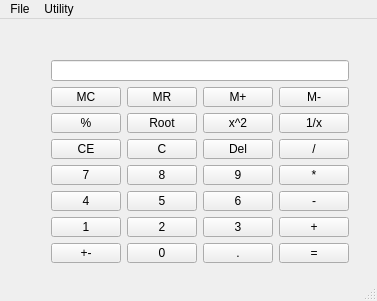
<?xml version="1.0" encoding="UTF-8"?>
<ui version="4.0">
 <class>MainWindow</class>
 <widget class="QMainWindow" name="MainWindow">
  <property name="geometry">
   <rect>
    <x>0</x>
    <y>0</y>
    <width>377</width>
    <height>301</height>
   </rect>
  </property>
  <property name="windowTitle">
   <string>MainWindow</string>
  </property>
  <widget class="QWidget" name="centralWidget">
   <widget class="QWidget" name="layoutWidget">
    <property name="geometry">
     <rect>
      <x>40</x>
      <y>30</y>
      <width>320</width>
      <height>225</height>
     </rect>
    </property>
    <layout class="QGridLayout" name="gridLayout">
     <item row="0" column="0" colspan="4">
      <widget class="QLineEdit" name="lineEdit">
       <property name="alignment">
        <set>Qt::AlignRight|Qt::AlignTrailing|Qt::AlignVCenter</set>
       </property>
       <property name="readOnly">
        <bool>true</bool>
       </property>
      </widget>
     </item>
     <item row="1" column="0">
      <widget class="QPushButton" name="pushButtonMC">
       <property name="text">
        <string>MC</string>
       </property>
      </widget>
     </item>
     <item row="1" column="1">
      <widget class="QPushButton" name="pushButtonMR">
       <property name="text">
        <string>MR</string>
       </property>
      </widget>
     </item>
     <item row="1" column="2">
      <widget class="QPushButton" name="pushButtonMPlus">
       <property name="text">
        <string>M+</string>
       </property>
      </widget>
     </item>
     <item row="1" column="3">
      <widget class="QPushButton" name="pushButtonMMinus">
       <property name="text">
        <string>M-</string>
       </property>
      </widget>
     </item>
     <item row="2" column="0">
      <widget class="QPushButton" name="pushButtonPercent">
       <property name="text">
        <string>%</string>
       </property>
      </widget>
     </item>
     <item row="2" column="1">
      <widget class="QPushButton" name="pushButtonRoot">
       <property name="text">
        <string>Root</string>
       </property>
      </widget>
     </item>
     <item row="2" column="2">
      <widget class="QPushButton" name="pushButtonSquare">
       <property name="text">
        <string>x^2</string>
       </property>
      </widget>
     </item>
     <item row="2" column="3">
      <widget class="QPushButton" name="pushButtonOneDelOnX">
       <property name="text">
        <string>1/x</string>
       </property>
      </widget>
     </item>
     <item row="3" column="0">
      <widget class="QPushButton" name="pushButtonCE">
       <property name="text">
        <string>CE</string>
       </property>
      </widget>
     </item>
     <item row="3" column="1">
      <widget class="QPushButton" name="pushButtonC">
       <property name="text">
        <string>C</string>
       </property>
      </widget>
     </item>
     <item row="3" column="2">
      <widget class="QPushButton" name="pushButtonDel">
       <property name="text">
        <string>Del</string>
       </property>
      </widget>
     </item>
     <item row="3" column="3">
      <widget class="QPushButton" name="pushButtonDevide">
       <property name="text">
        <string>/</string>
       </property>
      </widget>
     </item>
     <item row="4" column="0">
      <widget class="QPushButton" name="pushButton_8">
       <property name="text">
        <string>7</string>
       </property>
       <attribute name="buttonGroup">
        <string notr="true">buttonGroup</string>
       </attribute>
      </widget>
     </item>
     <item row="4" column="1">
      <widget class="QPushButton" name="pushButton_9">
       <property name="text">
        <string>8</string>
       </property>
       <attribute name="buttonGroup">
        <string notr="true">buttonGroup</string>
       </attribute>
      </widget>
     </item>
     <item row="4" column="2">
      <widget class="QPushButton" name="pushButton_10">
       <property name="text">
        <string>9</string>
       </property>
       <attribute name="buttonGroup">
        <string notr="true">buttonGroup</string>
       </attribute>
      </widget>
     </item>
     <item row="4" column="3">
      <widget class="QPushButton" name="pushButtonMultiply">
       <property name="text">
        <string>*</string>
       </property>
      </widget>
     </item>
     <item row="5" column="0">
      <widget class="QPushButton" name="pushButton_5">
       <property name="text">
        <string>4</string>
       </property>
       <attribute name="buttonGroup">
        <string notr="true">buttonGroup</string>
       </attribute>
      </widget>
     </item>
     <item row="5" column="1">
      <widget class="QPushButton" name="pushButton_6">
       <property name="text">
        <string>5</string>
       </property>
       <attribute name="buttonGroup">
        <string notr="true">buttonGroup</string>
       </attribute>
      </widget>
     </item>
     <item row="5" column="2">
      <widget class="QPushButton" name="pushButton_7">
       <property name="text">
        <string>6</string>
       </property>
       <attribute name="buttonGroup">
        <string notr="true">buttonGroup</string>
       </attribute>
      </widget>
     </item>
     <item row="5" column="3">
      <widget class="QPushButton" name="pushButtonMinus">
       <property name="text">
        <string>-</string>
       </property>
      </widget>
     </item>
     <item row="6" column="0">
      <widget class="QPushButton" name="pushButton_2">
       <property name="text">
        <string>1</string>
       </property>
       <attribute name="buttonGroup">
        <string notr="true">buttonGroup</string>
       </attribute>
      </widget>
     </item>
     <item row="6" column="1">
      <widget class="QPushButton" name="pushButton_3">
       <property name="text">
        <string>2</string>
       </property>
       <attribute name="buttonGroup">
        <string notr="true">buttonGroup</string>
       </attribute>
      </widget>
     </item>
     <item row="6" column="2">
      <widget class="QPushButton" name="pushButton_4">
       <property name="text">
        <string>3</string>
       </property>
       <attribute name="buttonGroup">
        <string notr="true">buttonGroup</string>
       </attribute>
      </widget>
     </item>
     <item row="6" column="3">
      <widget class="QPushButton" name="pushButtonPlus">
       <property name="text">
        <string>+</string>
       </property>
      </widget>
     </item>
     <item row="7" column="0">
      <widget class="QPushButton" name="pushButtonPlusMinus">
       <property name="text">
        <string>+-</string>
       </property>
      </widget>
     </item>
     <item row="7" column="1">
      <widget class="QPushButton" name="pushButton_11">
       <property name="text">
        <string>0</string>
       </property>
       <attribute name="buttonGroup">
        <string notr="true">buttonGroup</string>
       </attribute>
      </widget>
     </item>
     <item row="7" column="2">
      <widget class="QPushButton" name="pushButton_12">
       <property name="text">
        <string>.</string>
       </property>
       <attribute name="buttonGroup">
        <string notr="true">buttonGroup</string>
       </attribute>
      </widget>
     </item>
     <item row="7" column="3">
      <widget class="QPushButton" name="pushButtonResult">
       <property name="text">
        <string>=</string>
       </property>
      </widget>
     </item>
    </layout>
   </widget>
  </widget>
  <widget class="QMenuBar" name="menuBar">
   <property name="geometry">
    <rect>
     <x>0</x>
     <y>0</y>
     <width>377</width>
     <height>21</height>
    </rect>
   </property>
   <widget class="QMenu" name="menuFile">
    <property name="title">
     <string>File</string>
    </property>
    <addaction name="actionProperties"/>
    <addaction name="actionExit"/>
    <addaction name="actionCurrency_Converter"/>
   </widget>
   <widget class="QMenu" name="menuUtility">
    <property name="title">
     <string>Utility</string>
    </property>
    <addaction name="actionLogging"/>
   </widget>
   <addaction name="menuFile"/>
   <addaction name="menuUtility"/>
  </widget>
  <widget class="QStatusBar" name="statusBar"/>
  <action name="actionProperties">
   <property name="text">
    <string>Properties</string>
   </property>
  </action>
  <action name="actionExit">
   <property name="text">
    <string>Exit</string>
   </property>
   <property name="shortcut">
    <string>Ctrl+Q</string>
   </property>
  </action>
  <action name="actionCurrency_Converter">
   <property name="text">
    <string>Currency Converter</string>
   </property>
  </action>
  <action name="actionLogging">
   <property name="checkable">
    <bool>true</bool>
   </property>
   <property name="text">
    <string>Logging</string>
   </property>
  </action>
 </widget>
 <layoutdefault spacing="6" margin="11"/>
 <resources/>
 <connections/>
 <buttongroups>
  <buttongroup name="buttonGroup"/>
 </buttongroups>
</ui>
